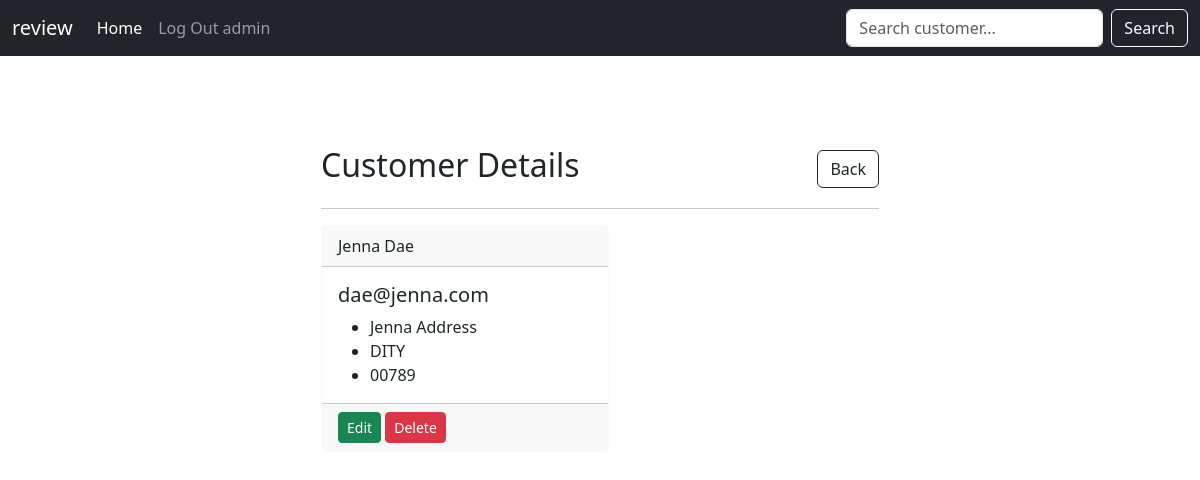
Screenshot of /customer/4/ (signed in) with the database file from the repository.
### my_app/models.py (models this page shows, shortened)
class Customer(models.Model):
    first_name = models.CharField(max_length=100)
    last_name = models.CharField(max_length=100)
    email = models.EmailField()
    address = models.TextField()
    city = models.CharField(max_length=100)
    zipcode = models.CharField(max_length=10)

### my_app/views.py (the view)
# urls.py: path('customer/<int:customer_id>/', views.customer_detail, name='customer_detail'),
def customer_detail(request, customer_id):
    customer = Customer.objects.get(id=customer_id)
    return render(request, 'my_app/customer_detail.html', {'customer': customer})

### my_app/templates/my_app/customer_detail.html (shortened to what this page needs)
{% extends 'my_app/base.html' %} {% block content %}
<div class="col-md-6 m-auto">
  <div class="d-flex justify-content-between align-items-center">
    <h2>Customer Details</h2>
    <a href="{% url 'my_app:home' %}" class="btn btn-outline-dark">Back</a>
  </div>
  <hr />
  <div class="card border-light mb-3" style="max-width: 18rem">
    <div class="card-header">
      {{ customer.first_name }} {{ customer.last_name }}
    </div>
    <div class="card-body">
      <h5 class="card-title">{{ customer.email }}</h5>
      <ul class="card-text">
        <li>{{ customer.address }}</li>
        <li>{{ customer.city }}</li>
        <li>{{ customer.zipcode }}</li>
      </ul>
    </div>
    <div class="card-footer">
      <a
        href="{% url 'my_app:update_customer' customer.id %}"
        class="btn btn-success btn-sm"
        >Edit</a
      >
      <button
        type="button"
        class="btn btn-sm btn-danger"
        data-bs-toggle="modal"
        data-bs-target="#exampleModal"
      >
        Delete
      </button>
    </div>
  </div>
</div>
{% endblock %}

### my_app/templates/my_app/navbar.html (shortened to what this page needs)
<nav class="navbar navbar-expand-lg bg-dark navbar-dark">
  <div class="container-fluid">
    <a class="navbar-brand" href="{% url 'my_app:home' %}">review</a>
    <div class="collapse navbar-collapse" id="navbarSupportedContent">
      <ul class="navbar-nav me-auto mb-2 mb-lg-0">
        <li class="nav-item">
          <a class="nav-link active" aria-current="page" href="{% url 'my_app:home' %}"">Home</a>
        </li>
        {% if user.is_authenticated %}
        <li class="nav-item">
          <a class="nav-link" href="{% url 'my_app:logout' %}">Log Out {{user.username}}</a>
        </li>
        {% endif %}
      </ul>
      {% if user.is_authenticated %}
      <div class="position-relative">
      <form class="d-flex" method="POST" action="{% url 'my_app:search_customer' %}" id="search-customer-form">
        <input class="form-control me-2" type="search" placeholder="Search customer..." id="search-customer-input" aria-label="Search" name="search_customer">
        <button class="btn btn-outline-light" type="submit">Search</button>
      </form>
      </div>
      {% endif %}
    </div>
  </div>
</nav>

### rows the page displays
Customer: first_name "Jenna", last_name "Dae", email "dae@jenna.com", address "Jenna Address", city "DITY", zipcode "00789"

### other values shown
{{ user.username }} "admin"
